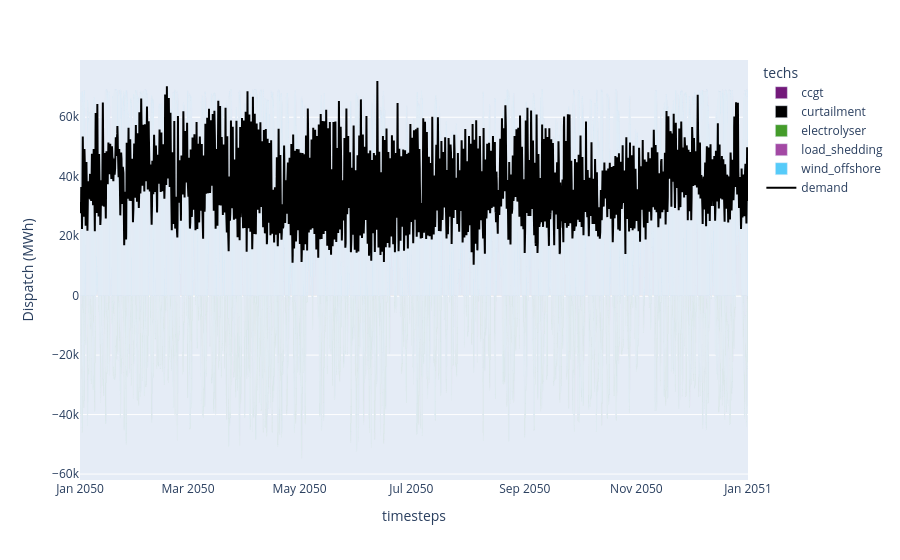

The code cell stored with this chart in its notebook:
### Code cell
plot_dispatch(
    model_path=f"results/{scenario_name_h2}_results.nc",
    plot_export_path=f"results/{scenario_name_h2}_dispatch.html",
)

### Figure 1 — Plotly figure (JSON) as saved in the notebook; plotly's stock layout.template omitted (floating-point values rounded to 4 significant figures; data arrays with more than 128 entries replaced by an {"elided": "..."} marker saying what was removed)
{"data": [{"hovertemplate": "techs=ccgt<br>timesteps=%{x}<br>Dispatch (MWh)=%{y}<extra></extra>", "legendgroup": "ccgt", "marker": {"color": "#73197A", "pattern": {"shape": ""}}, "name": "ccgt", "orientation": "v", "showlegend": true, "textposition": "auto", "type": "bar", "x": {"elided": "8759 str values"}, "xaxis": "x", "y": {"elided": "8759 float values"}, "yaxis": "y"}, {"hovertemplate": "techs=curtailment<br>timesteps=%{x}<br>Dispatch (MWh)=%{y}<extra></extra>", "legendgroup": "curtailment", "marker": {"color": "#000000", "pattern": {"shape": ""}}, "name": "curtailment", "orientation": "v", "showlegend": true, "textposition": "auto", "type": "bar", "x": {"elided": "8759 str values"}, "xaxis": "x", "y": {"elided": "8759 float values"}, "yaxis": "y"}, {"hovertemplate": "techs=electrolyser<br>timesteps=%{x}<br>Dispatch (MWh)=%{y}<extra></extra>", "legendgroup": "electrolyser", "marker": {"color": "#449C2A", "pattern": {"shape": ""}}, "name": "electrolyser", "orientation": "v", "showlegend": true, "textposition": "auto", "type": "bar", "x": {"elided": "8760 str values"}, "xaxis": "x", "y": {"elided": "8760 float values"}, "yaxis": "y"}, {"hovertemplate": "techs=load_shedding<br>timesteps=%{x}<br>Dispatch (MWh)=%{y}<extra></extra>", "legendgroup": "load_shedding", "marker": {"color": "#A349A4", "pattern": {"shape": ""}}, "name": "load_shedding", "orientation": "v", "showlegend": true, "textposition": "auto", "type": "bar", "x": {"elided": "8759 str values"}, "xaxis": "x", "y": {"elided": "8759 float values"}, "yaxis": "y"}, {"hovertemplate": "techs=wind_offshore<br>timesteps=%{x}<br>Dispatch (MWh)=%{y}<extra></extra>", "legendgroup": "wind_offshore", "marker": {"color": "#56CBF9", "pattern": {"shape": ""}}, "name": "wind_offshore", "orientation": "v", "showlegend": true, "textposition": "auto", "type": "bar", "x": {"elided": "8760 str values"}, "xaxis": "x", "y": {"elided": "8760 float values"}, "yaxis": "y"}, {"marker": {"color": "black"}, "name": "demand", "type": "scatter", "x": {"elided": "8760 str values"}, "y": {"elided": "8760 float values"}}], "layout": {"barmode": "relative", "legend": {"title": {"text": "techs"}, "tracegroupgap": 0}, "margin": {"t": 60}, "xaxis": {"anchor": "y", "domain": [0, 1], "title": {"text": "timesteps"}}, "yaxis": {"anchor": "x", "domain": [0, 1], "title": {"text": "Dispatch (MWh)"}}}}
